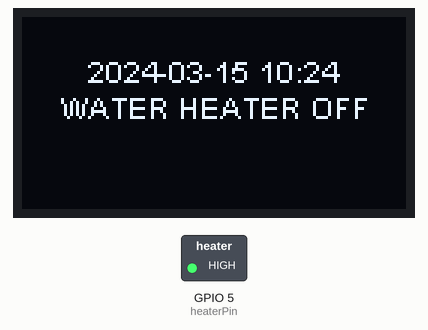
The sketch below on a simulated ESP32. On the bench: 128×64 one-colour display, switched loads named in the sketch (green lamp = pin HIGH). WiFi joins after 1.5 s; servers stay silent unless stated; the local clock reads 2024-03-15 10:24:30 at power-on unless the sketch sets it; web services answer with replies made up by the test bench; what the sketch prints to the serial monitor is not drawn.

Above: at 2.9 s.
At 12.9 s:
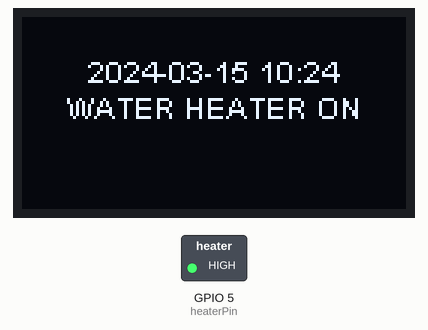
At 93.0 s:
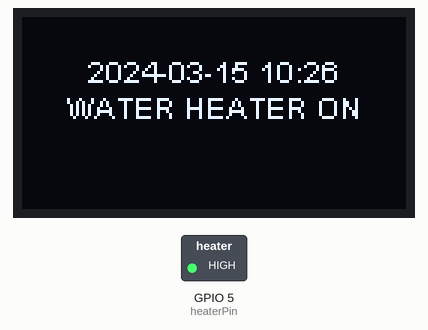
Timing chart, 0 to 94.5 s (numbered marks = the images above):
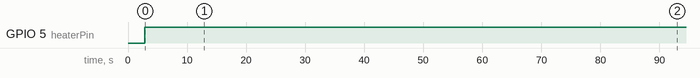

The sketch:

water_heater_code.ino
```cpp
#include <WiFi.h>
#include <WiFiClientSecure.h>
#include <ArduinoJson.h>
#include <heltec.h>

// Network credentials
const char* ssid = "2219";
const char* password = "48634009bd";

// Heater control pin and relay type
const int heaterPin = 5;
const bool relayNormallyOpen = true;  // Set to false for Normally Closed relay

// WorldTime API settings
const char* worldTimeApiHost = "worldtimeapi.org";
const char* timeZone = "America/New_York";  // Change this to your desired timezone

// Global variable to track last sync time
unsigned long lastSyncTime = 0;
const unsigned long syncInterval = 3600000; // 24 hours in milliseconds

// Time variables
int hour, minute, second, day, month, year, dayOfWeek;
bool timeSynced = false;
unsigned long lastSyncEpoch = 0;  // Last synchronized time as Unix timestamp

void setup() {
    Heltec.begin(true, false, true);  // Initialize Heltec module
    Serial.begin(115200);
    while (!Serial); // Wait for the serial port to connect
    Serial.println("Setup Started");

    Heltec.display->init();
    Heltec.display->flipScreenVertically();
    Heltec.display->setFont(ArialMT_Plain_10);

    pinMode(heaterPin, OUTPUT);  // Initialize heater control pin

    Serial.println("Attempting Time Sync");
    String syncStatus = syncTime() ? "Time Sync success" : "Time Sync unsuccessful";
    updateDisplay(syncStatus, "", "", syncStatus.startsWith("Time Sync unsuccessful") ? "TIME SYNC FAILED" : "");
    Serial.println(syncStatus);
}

void loop() {
    Serial.println("Entering Loop");

    // Check if it's time to sync
    if (millis() - lastSyncTime >= syncInterval) {
        Serial.println("Time for Sync");
        String syncStatus = syncTime() ? "Sync successful" : "Sync unsuccessful";
        updateDisplay(syncStatus, "", "", syncStatus.startsWith("Sync unsuccessful") ? "TIME SYNC FAILED" : "");
        lastSyncTime = millis();
    } else {
        Serial.println("Regular Update");
        updateTime();
        String currentTime = getFormattedDate();
        String heaterStatus = getHeaterStatus();

        if (isPeakTime()) {
            controlHeater(false);  // Turn off heater during peak time
        } else {
            controlHeater(true);   // Turn on heater during off-peak time
        }

        updateDisplay("", currentTime, heaterStatus, "");  // Empty sync status when not syncing
    }

    // Remove or adjust this delay as needed
    delay(10000);  // Delay for 10 seconds
}

void updateTime() {
    unsigned long currentMillis = millis();
    unsigned long timeElapsed = currentMillis - lastSyncTime; // Time since last sync or last update in milliseconds
    unsigned long timeElapsedInSeconds = timeElapsed / 1000; // Convert to seconds

    if (timeSynced) {
        unsigned long currentUnixTime = lastSyncEpoch + timeElapsedInSeconds;
        time_t rawtime = (time_t)currentUnixTime;
        struct tm * ptm = localtime(&rawtime);
        hour = ptm->tm_hour;
        minute = ptm->tm_min;
        second = ptm->tm_sec;
        day = ptm->tm_mday;
        month = ptm->tm_mon + 1;
        year = ptm->tm_year + 1900;
        dayOfWeek = ptm->tm_wday;
    } else {
        second += timeElapsedInSeconds;
        while (second >= 60) {
            minute++;
            second -= 60;
        }
        while (minute >= 60) {
            hour++;
            minute -= 60;
        }
        while (hour >= 24) {
            hour -= 24;
            // Increment day here if needed
        }
    }
    // Remove lastSyncTime update from here
    Serial.print("Updated Time: ");
    Serial.print(hour);
    Serial.print(":");
    Serial.print(minute);
    Serial.println(); // Don't print seconds
}


void updateDisplay(const String& syncStatus, const String& time, const String& heaterStatus, const String& bottomMessage) {
    Heltec.display->clear();
    Heltec.display->setTextAlignment(TEXT_ALIGN_CENTER);
    Heltec.display->drawString(64, 0, syncStatus);
    Heltec.display->drawString(64, 12, time);
    Heltec.display->drawString(64, 24, heaterStatus);
    Heltec.display->drawString(64, 36, bottomMessage);
    Heltec.display->display();
}

bool syncTime() {
    WiFi.begin(ssid, password);
    if (WiFi.waitForConnectResult() != WL_CONNECTED) {
        return false;
    }

    WiFiClientSecure client;
    client.setInsecure();
    if (!client.connect(worldTimeApiHost, 443)) {
        WiFi.disconnect(true);
        return false;
    }

    client.print("GET /api/timezone/");
    client.print(timeZone);
    client.println(" HTTP/1.0");
    client.println("Host: worldtimeapi.org");
    client.println("Connection: close");
    client.println();

    while (client.connected()) {
        String line = client.readStringUntil('\n');
        if (line == "\r") {
            break;
        }
    }

    String payload = client.readString();
    Serial.println("Received payload from WorldTime API");
    Serial.println(payload);

    DynamicJsonDocument doc(1024);
    deserializeJson(doc, payload);

    String datetime = doc["datetime"].as<String>();
    sscanf(datetime.c_str(), "%d-%d-%dT%d:%d:%d", &year, &month, &day, &hour, &minute, &second);
    lastSyncEpoch = doc["unixtime"].as<unsigned long>() + doc["raw_offset"].as<long>() + doc["dst_offset"].as<long>();
    timeSynced = true;
    WiFi.disconnect(true);
    return true;
}

String getFormattedDate() {
    char dateBuffer[20];
    sprintf(dateBuffer, "%04d-%02d-%02d %02d:%02d", year, month, day, hour, minute);
    return String(dateBuffer);
}

void controlHeater(bool turnOn) {
    digitalWrite(heaterPin, relayNormallyOpen == turnOn ? HIGH : LOW);
}

String getHeaterStatus() {
    return digitalRead(heaterPin) == (relayNormallyOpen ? HIGH : LOW) ? "WATER HEATER ON" : "WATER HEATER OFF";
}

bool isPeakTime() {
    dayOfWeek = dayOfWeek == 0 ? 7 : dayOfWeek;
    if (dayOfWeek >= 1 && dayOfWeek <= 5) {
        if ((month >= 11 || month <= 3)) {
            if ((hour == 5 && minute >= 55) || (hour > 5 && hour < 10) || (hour == 10 && minute < 5)) {
                return true;
            }
        } else if (month >= 4 && month <= 10) {
            if ((hour == 12 && minute >= 55) || (hour > 12 && hour < 20) || (hour == 20 && minute < 5)) {
                return true;
            }
        }
    }
    return false;
}
```

Measured:
- by itself, GPIO 5 (heaterPin): LOW → HIGH at 2.9 s
- what the display in image 0 shows lasts 10.0 s, from 2.9 s to 12.9 s
- what the display in image 1 shows lasts 20.0 s, from 12.9 s to 32.9 s
